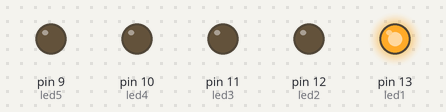
Bench run of a sketch on a simulated Arduino Uno, built with avr-gcc and run on an emulated ATmega328P. On the bench: output pins drawn as LEDs (lit = HIGH).

Above: at 0.2 s.
At 1.6 s:
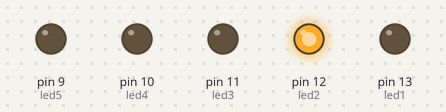
At 4.1 s:
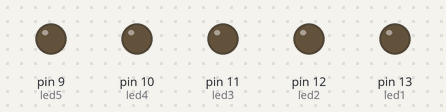
At 6.5 s:
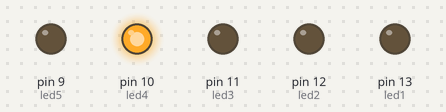
At 9.3 s:
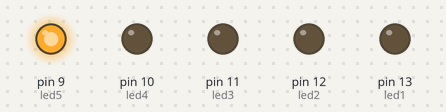
At 12.8 s:
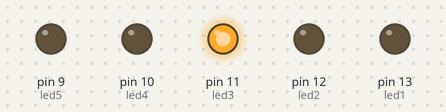
Timing chart, 0 to 13.7 s (numbered marks = the images above):
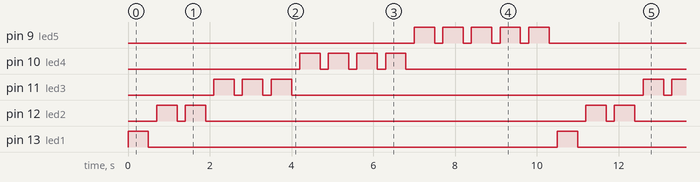

Measured:
- by itself, pin 9 (led5): repeats every 10.5 s: 4 × (LOW 0.20 s, HIGH 0.50 s), LOW 7.2 s, HIGH 0.50 s
- by itself, pin 10 (led4): repeats every 10.5 s: 3 × (LOW 0.20 s, HIGH 0.50 s), LOW 7.9 s, HIGH 0.50 s
- by itself, pin 11 (led3): repeats every 10.5 s: 2 × (LOW 0.20 s, HIGH 0.50 s), LOW 8.6 s, HIGH 0.50 s
- by itself, pin 12 (led2): repeats every 10.5 s: LOW 0.20 s, HIGH 0.50 s, LOW 9.3 s, HIGH 0.50 s
- by itself, pin 13 (led1): alternates HIGH for 0.50 s and LOW for 10.0 s

The sketch:

LED_Test.ino
```cpp
int led1 = 13;  //první dioda
int led2 = 12; //druhá dioda
int led3= 11;
int led4= 10;
int led5= 9;

void setup()
{
  pinMode(led1, OUTPUT);
  pinMode(led2, OUTPUT);
  pinMode(led3, OUTPUT);
  pinMode(led4, OUTPUT);
  pinMode(led5, OUTPUT);

}
void blik(int led,int kolik)
{
  for(int i=0;i<kolik;i++)
  {
  digitalWrite(led, HIGH);
  delay(500);
  digitalWrite(led, LOW);
  delay(200);
  }


  }
void loop()
{
blik(led1,1);
blik(led2,2);
blik(led3,3);
blik(led4,4);
blik(led5,5);


}
```
